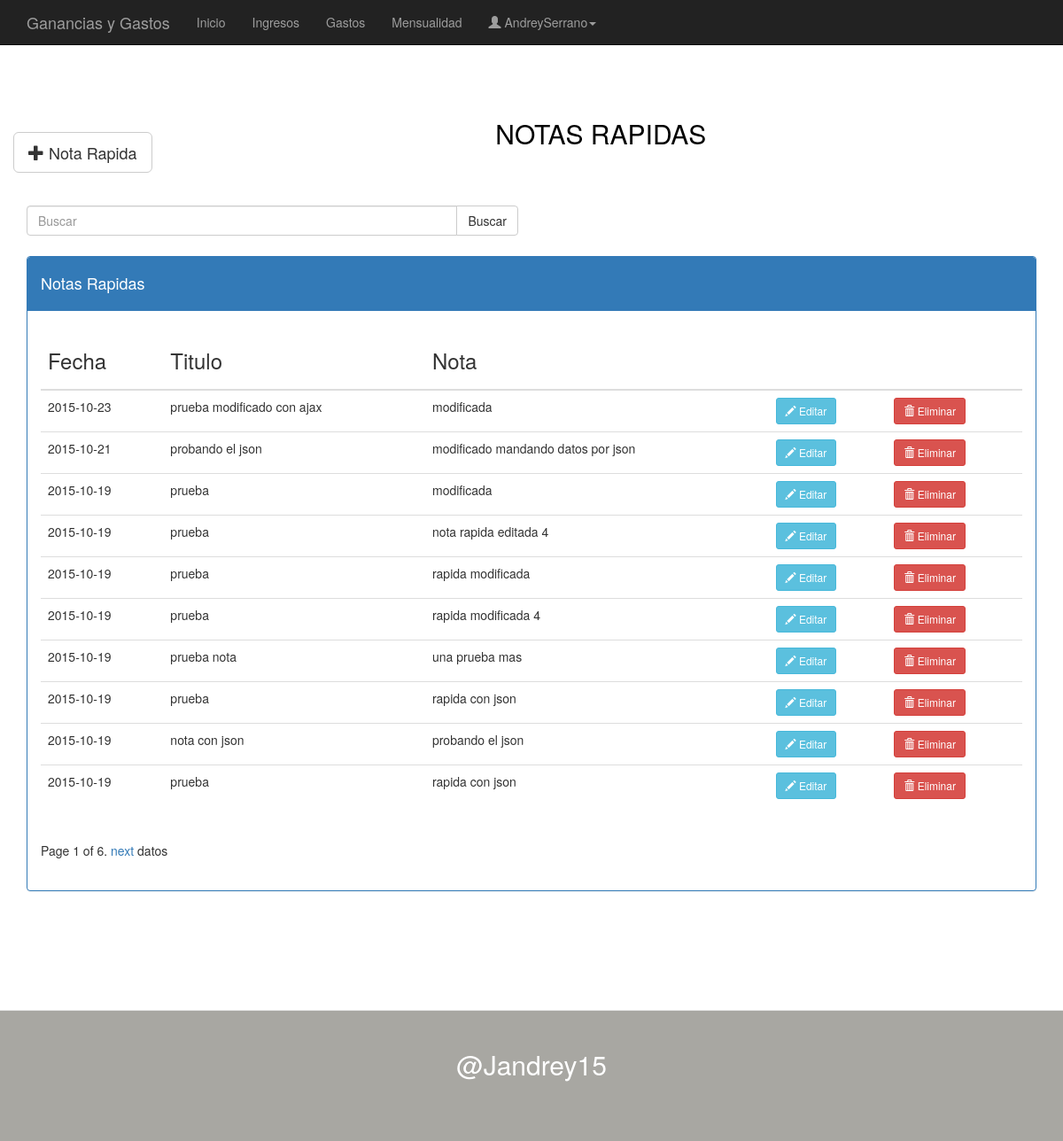
Before: /ver-notas-rapidas/ (signed in) with the older database file.
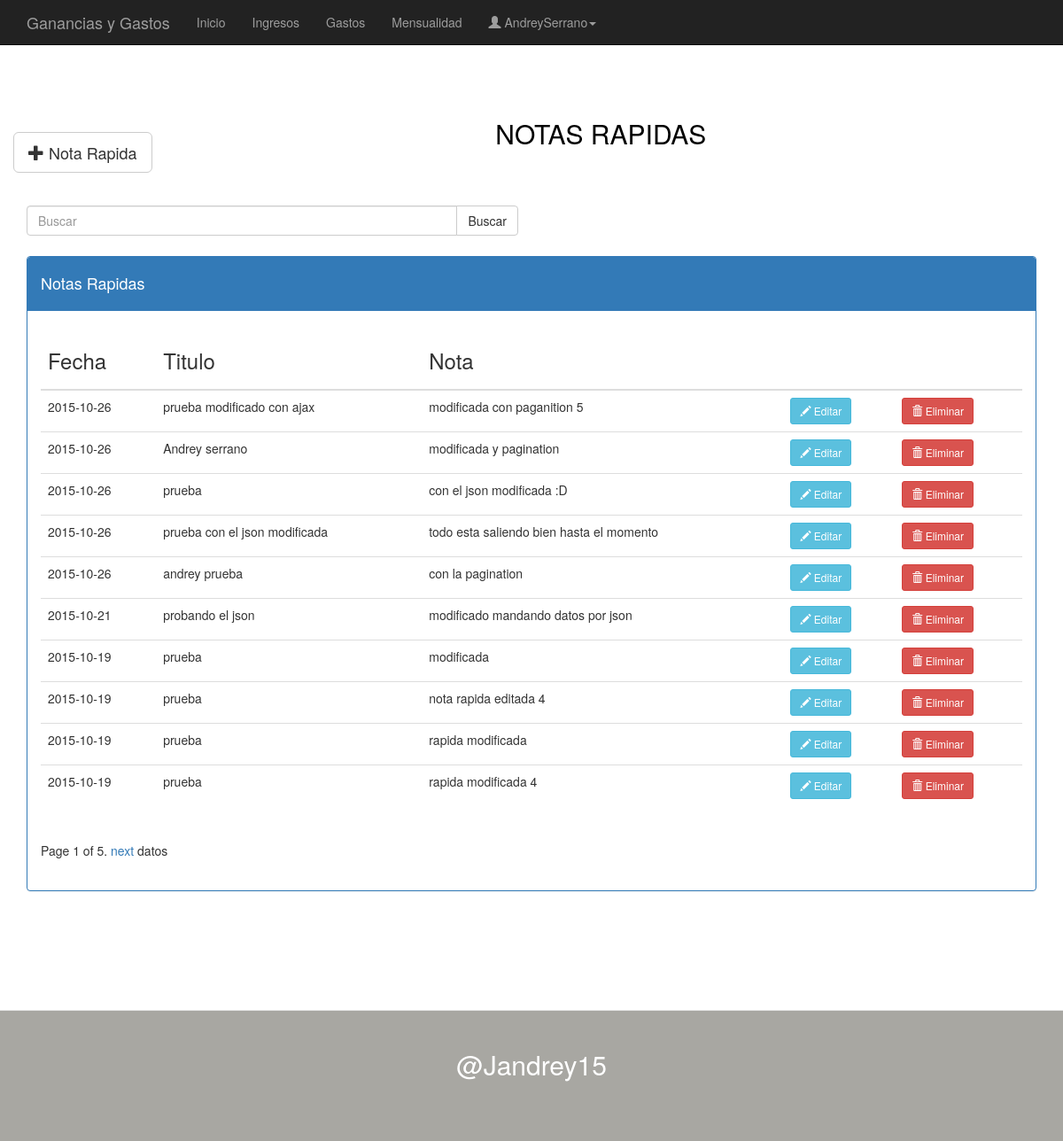
After: the same page with the newer database file.
### apps/notas/models.py (models this page shows, shortened)
class Notas(models.Model):
	fecha = models.DateField(blank=True)
	titulo = models.CharField(max_length=50, blank=True)
	nota = models.CharField(max_length=80, blank=True)
	usuario = models.ForeignKey(User)

### apps/notas/views.py (the view)
# urls.py: url(r'^ver-notas-rapidas/$', NotaRapida.as_view(), name = 'nota_rapida'),
class NotaRapida(CreateView,ListView):
	template_name = 'notas/notasRapidas.html'
	def get(self, request, *args, **kwargs):
		id_user = request.user.id
		notas = Notas.objects.filter(usuario__id=id_user).order_by('-fecha')
		paginator = Paginator(notas, 10)
		page = request.GET.get('page','1')
		try:datos = paginator.page(page )
		except PageNotAnInteger:
		 	datos = paginator.page(1)
		except EmptyPage:
			datos = paginator.page(paginator.num_pages)
		ctx = {'datos': datos}
		return render_to_response('notas/notasRapidas.html',ctx, context_instance=RequestContext(request))

### diarias/templates/notas/notasRapidas.html (shortened to what this page needs)
{% extends "base.html" %}
{% block cabezera %}
	{% if user.is_authenticated %}
	<div id="notaStyle">
		<a href="" class="btn btn-default btn-lg" data-toggle="modal" data-target="#mensaje">
		<span class="glyphicon glyphicon-plus" aria-hidden="true"></span> Nota Rapida</a>
	</div>
	{% else %}
		<script type="text/javascript">
			 window.location="http://localhost:8000/";
		</script>
	{% endif %}
{% endblock %}
{% block contenido %}
	<h2 id="titulos">NOTAS RAPIDAS</h2>
	<br>
	<div class="col-lg-6" id="buscador">
	    <div class="input-group">
	      <input type="text" class="form-control" id="buscar" placeholder="Buscar" autofocus>
	      <span class="input-group-btn">
	        <button class="btn btn-default" type="button">Buscar</button>
	      </span>
	    </div>
	</div>
	<article class="col-md-12">
		<div class="table-responsive panel panel-primary">
			<div class="panel-heading"><h4>Notas Rapidas</h4></div>
			<div class="panel-body">
			<table class="table table-hover">
				<thead>
					<tr>
						<th><h3>Fecha</h3></th>
						<th><h3>Titulo</h3></th>
						<th><h3>Nota</h3></th>
						<th></th>
						<th></th>
					</tr>
				</thead>
				<tbody id="FechaTituloNota">
					{% for registro in datos %}
							<tr>
								<td>{{registro.fecha|date:"Y-m-d"}}</td>
								<td>{{registro.titulo}}</td>
								<td>{{registro.nota}} </td>
								<td><a href=""  class="btn btn-info btn-sm" data-toggle="modal" data-target="#modificar" id="modificarNota"><span class="glyphicon glyphicon-pencil" aria-hidden="true"></span> Editar</a></td>
								<td><a href=""  class="btn btn-danger btn-sm" data-toggle="modal" data-target="#eliminar" id="eliminarNota"><span class="glyphicon glyphicon-trash" aria-hidden="true"></span> Eliminar</a></td>
							</tr>
					{% endfor %}
				</tbody>
			</table>
				<nav class="pagination">
				    <span class="step-links">
				        <span class="current">
				            Page {{ datos.number }} of {{ datos.paginator.num_pages }}.
				        </span>
				        {% if datos.has_next %}
				            <a href="?page={{ datos.next_page_number }}">next</a>
				        {% endif %}datos
				    </span>
				</nav>
			</div>
		</div>
	</article>
{% endblock %}

Changed rows visible on the page:
no longer on this page (row unchanged): Notas: fecha "2015-10-19", titulo "prueba nota", nota "una prueba mas"
removed Notas: fecha "2015-10-19", titulo "prueba", nota "rapida con json"
no longer on this page (row unchanged): Notas: fecha "2015-10-19", titulo "nota con json", nota "probando el json"
no longer on this page (row unchanged): Notas: fecha "2015-10-19", titulo "prueba", nota "rapida con json"
changed Notas "prueba modificado con ajax": fecha "2015-10-23" → "2015-10-26"; nota "modificada" → "modificada con paganition 5"
added Notas: fecha "2015-10-26", titulo "Andrey serrano", nota "modificada y pagination"
now on this page (row edited): Notas: fecha "2015-10-26", titulo "prueba", nota "con el json modificada :D"
now on this page (row edited): Notas: fecha "2015-10-26", titulo "prueba con el json modificada", nota "todo esta saliendo bien hasta el momento"
added Notas: fecha "2015-10-26", titulo "andrey prueba", nota "con la pagination"
Other visible differences:
{{ datos.paginator.num_pages }}: "6" → "5"
